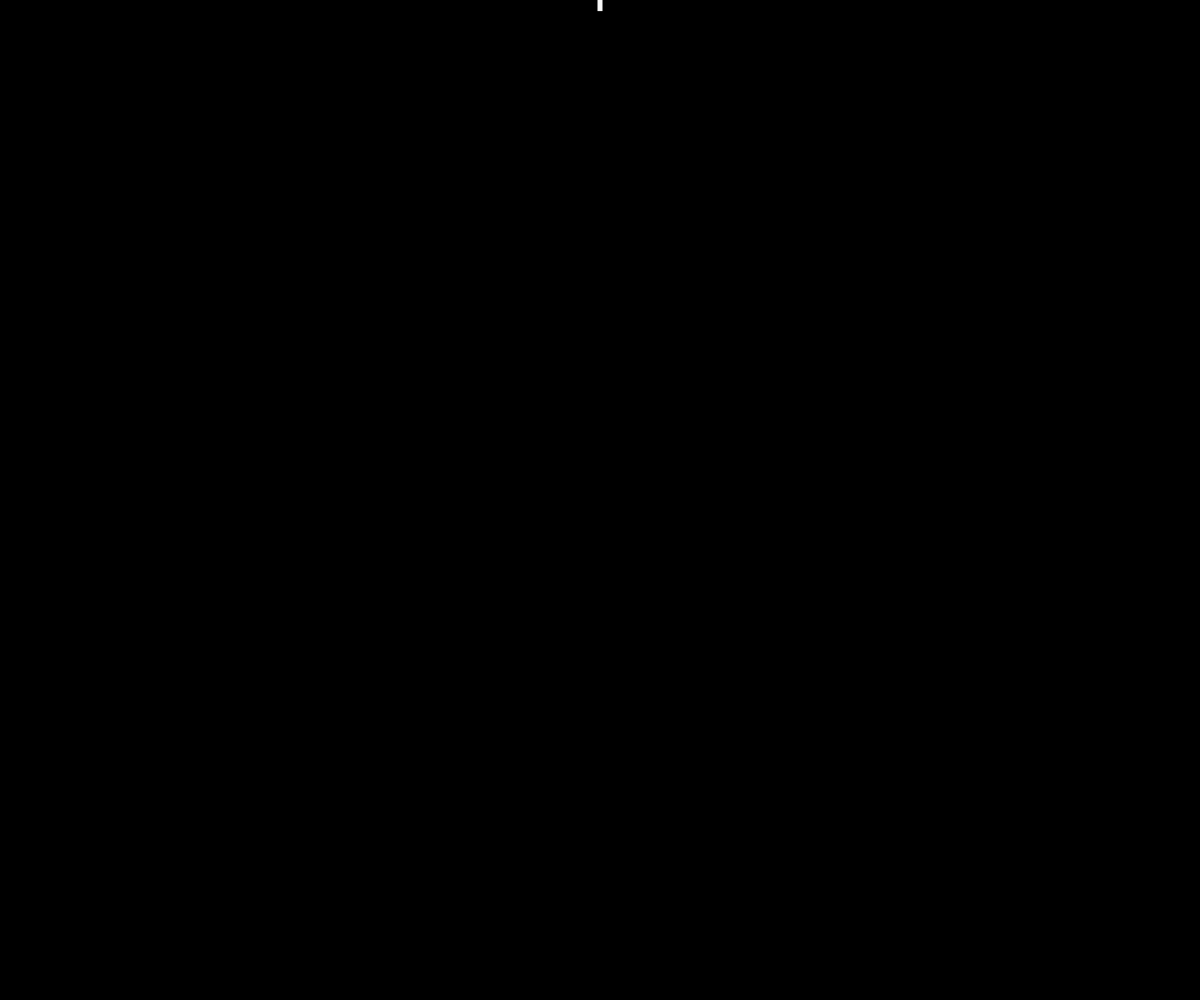
Frame 1 (no input)
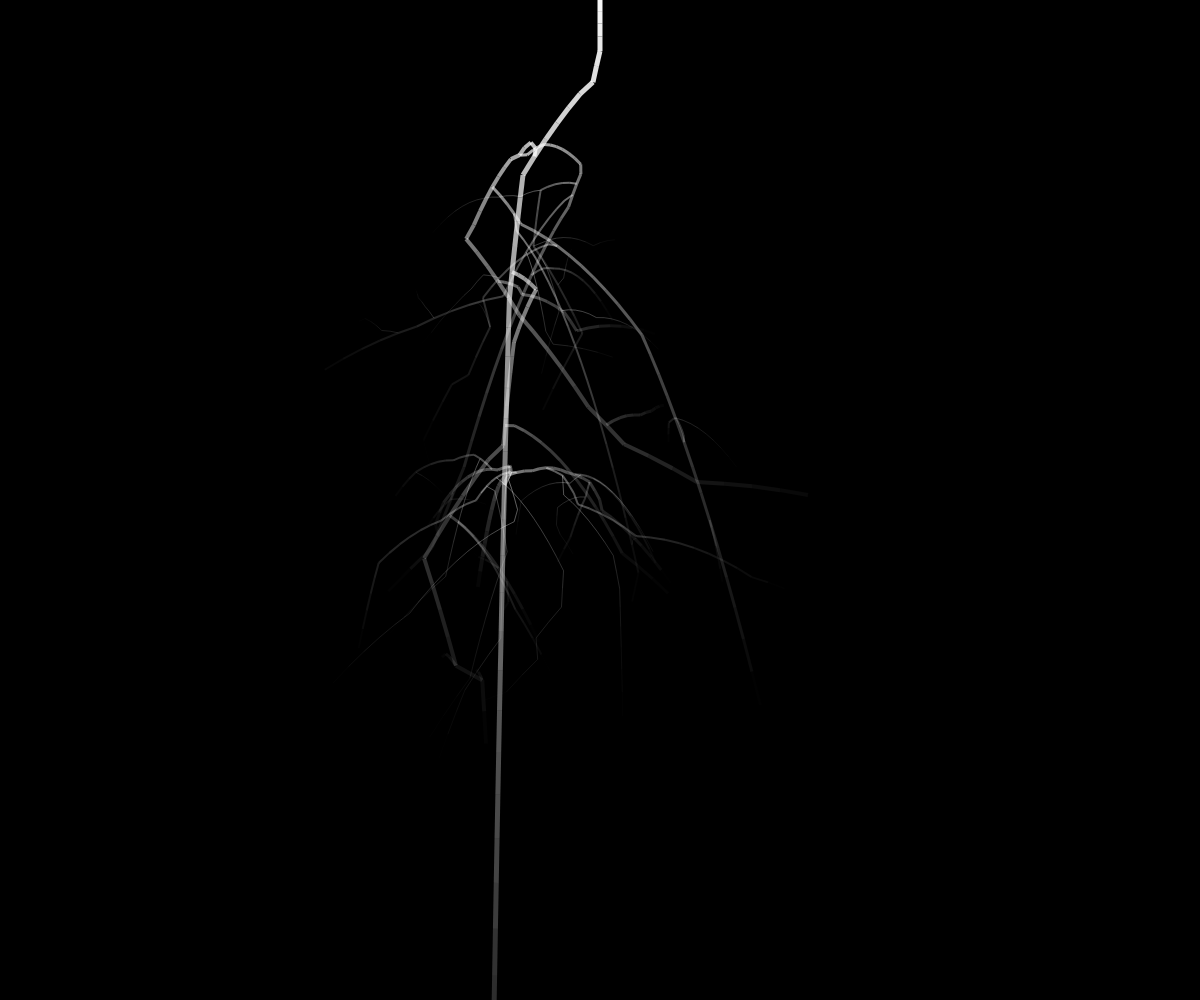
Frame 60 (no input)
Frame 120 (the mouse pressed at the canvas centre since frame 60): identical to frame 60, image omitted

The p5.js sketch that drew these frames (run headless with seeded random() and noise() and a simulated clock; from frame 60 on, the mouse is pressed at the canvas centre):

// p5.js sketch
// ── sketch.js
var lightning;

function setup() {
  createCanvas(window.innerWidth, window.innerHeight);
  frameRate(120);
  lightning = new Particle(window.innerWidth / 2, 0, new p5.Vector(0, 1), 1);
  lightning.v.mult(10);
  background(0);
}

function draw() {
  lightning.update();
  lightning.draw();
}

// ── particle.js
class Particle {
  constructor(x, y, v, level = 1) {
    this.x = x;
    this.y = y;
    this.lastx = x;
    this.lasty = y;
    this.v = v;
    const G = 1.1;
    this.alpha = 255;
    this.particles = [];
    this.level = level;
    const maxparticles = 4;
    this.particlecount = 0;

    this.update = function () {
      this.lastx = this.x;
      this.lasty = this.y;
      if (random() < 0.2) {
        this.v.rotate(random(-PI / random(2, 4), PI / random(2, 4)));
      }
      this.v.y += G;
      this.x += this.v.x;
      this.y += this.v.y;
      if (
        this.particlecount < maxparticles &&
        this.level <= 5 &&
        this.alpha > 20 &&
        random() < 0.15
      ) {
        let particle = new Particle(this.x, this.y, p5.Vector.random2D(), this.level + 1);
        particle.v.mult(random(5, 10));
        particle.alpha = this.alpha;
        this.particles.push(particle);
        this.particlecount++;
      }
      this.particles.forEach(function (particle) {
        particle.update();
      });
    };

    this.draw = function () {
      if (this.alpha > 0) {
        this.alpha -= round(random(2, 10));
      }
      strokeCap(SQUARE);
      strokeJoin(ROUND);
      strokeWeight(6 - this.level);
      stroke(255, this.alpha);
      line(this.x, this.y, this.lastx, this.lasty);
      this.particles.forEach(function (particle) {
        particle.draw();
      });
    };
  }
}
